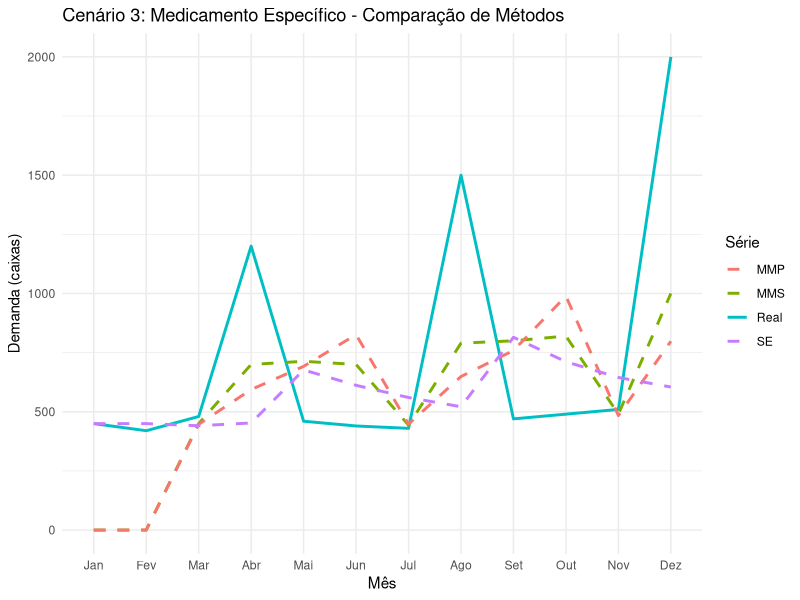
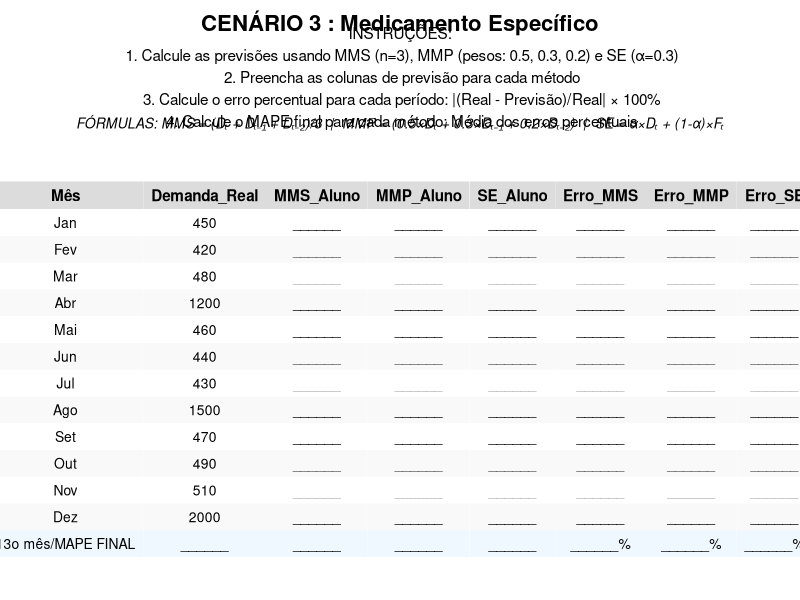
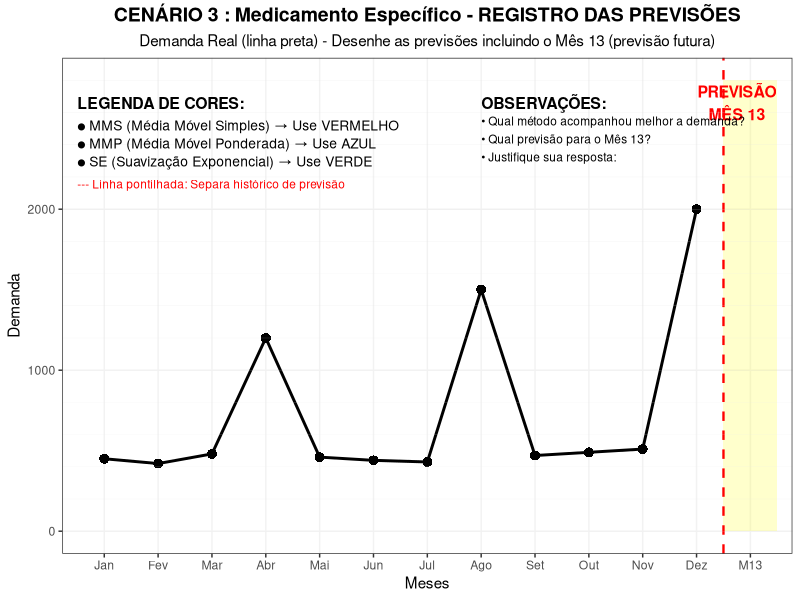

R code for these plots, in order:
## ---- chunk 1
# Carregar bibliotecas necessárias
library(dplyr)
library(kableExtra)
library(ggplot2)

# FUNÇÕES PARA CÁLCULO DOS MÉTODOS DE PREVISÃO ----------------------------

calcular_mms <- function(dados, n) {
  mms <- numeric(length(dados))
  for(i in n:length(dados)) {
    mms[i] <- mean(dados[(i-n+1):i])
  }
  return(mms)
}

calcular_mmp <- function(dados, pesos) {
  n <- length(pesos)
  mmp <- numeric(length(dados))
  for(i in n:length(dados)) {
    periodo <- dados[(i-n+1):i]
    mmp[i] <- sum(periodo * pesos) / sum(pesos)
  }
  return(mmp)
}

calcular_se <- function(dados, alpha) {
  se <- numeric(length(dados))
  se[1] <- dados[1]  # Inicialização
  for(i in 2:length(dados)) {
    se[i] <- alpha * dados[i-1] + (1-alpha) * se[i-1]
  }
  return(se)
}

calcular_mape <- function(real, previsao) {
  erro <- abs((real - previsao) / real)
  mape <- mean(erro, na.rm = TRUE) * 100
  return(round(mape, 2))
}
## ---- chunk 2

# CENÁRIO 3: MEDICAMENTO ESPECÍFICO ---------------------------------------

# Dados do Cenário 3
meses <- c("Jan", "Fev", "Mar", "Abr", "Mai", "Jun", "Jul", "Ago", "Set", "Out", "Nov", "Dez")
demanda3 <- c(450, 420, 480, 1200, 460, 440, 430, 1500, 470, 490, 510, 2000)

# Cálculos para Cenário 3
mms3 <- calcular_mms(demanda3, 3)
mmp3 <- calcular_mmp(demanda3, c(0.5, 0.3, 0.2))
se3 <- calcular_se(demanda3, 0.3)

# Criar dataframe para Cenário 3
df3 <- data.frame(
  Mês = meses,
  Demanda_Real = demanda3,
  MMS = round(mms3, 1),
  MMP = round(mmp3, 1),
  SE = round(se3, 1)
)

# Calcular MAPE para Cenário 3
mape_mms3 <- calcular_mape(demanda3[4:12], mms3[4:12])
mape_mmp3 <- calcular_mape(demanda3[4:12], mmp3[4:12])
mape_se3 <- calcular_mape(demanda3[2:12], se3[2:12])

# Tabela HTML para Cenário 3
kable(df3, caption = "Cenário 3: Medicamento Específico - Previsões de Demanda") %>%
  kable_styling(bootstrap_options = c("striped", "hover"), full_width = FALSE) %>%
  add_header_above(c(" " = 2, "Métodos de Previsão" = 3)) %>%
  footnote(general = paste("MAPE - MMS:", mape_mms3, "%, MMP:", mape_mmp3, "%, SE:", mape_se3, "%"))

# Gráfico para Cenário 3
ggplot(df3, aes(x = factor(Mês, levels = meses))) +
  geom_line(aes(y = Demanda_Real, group = 1, color = "Real"), size = 1) +
  geom_line(aes(y = MMS, group = 1, color = "MMS"), size = 1, linetype = "dashed", na.rm = TRUE) +
  geom_line(aes(y = MMP, group = 1, color = "MMP"), size = 1, linetype = "dashed", na.rm = TRUE) +
  geom_line(aes(y = SE, group = 1, color = "SE"), size = 1, linetype = "dashed", na.rm = TRUE) +
  labs(title = "Cenário 3: Medicamento Específico - Comparação de Métodos",
       x = "Mês", y = "Demanda (caixas)", color = "Série") +
  theme_minimal()

## ---- chunk 3
# LAYOUT DE IMPRESSÃO EM DUAS PÁGINAS - TABELA CORRIGIDA ------------------

library(gridExtra)
library(grid)
library(ggplot2)
library(dplyr)

# FUNÇÃO PARA PÁGINA 1: DADOS E CÁLCULOS COM CAMPOS VAZIOS -----------------
criar_pagina1_calculos <- function(cenario_num, titulo, descricao, dados_reais) {
  
  # Criar dataframe com campos vazios para preenchimento
  dados_preenchimento <- data.frame(
    Mês = dados_reais$Mês,
    Demanda_Real = dados_reais$Demanda_Real,
    MMS_Aluno = rep("______", 12),
    MMP_Aluno = rep("______", 12),
    SE_Aluno = rep("______", 12),
    Erro_MMS = rep("______", 12),
    Erro_MMP = rep("______", 12),
    Erro_SE = rep("______", 12)
  )
  
  # Adicionar linha para totais e MAPE
  dados_completos <- rbind(
    dados_preenchimento,
    data.frame(
      Mês = "13o mês/MAPE FINAL",
      Demanda_Real = "______",
      MMS_Aluno = "______",
      MMP_Aluno = "______",
      SE_Aluno = "______",
      Erro_MMS = "______%",
      Erro_MMP = "______%", 
      Erro_SE = "______%"
    )
  )
  
  # Criar tabela formatada com campos vazios
  tabela_calculos <- tableGrob(dados_completos, 
                              rows = NULL,
                              theme = ttheme_minimal(
                                base_size = 10,
                                core = list(
                                  fg_params = list(hjust = 0.5, x = 0.5),
                                  bg_params = list(fill = c(rep(c("white", "#f9f9f9"), 6), "#f0f8ff"))
                                ),
                                colhead = list(
                                  fg_params = list(fontface = "bold", fontsize = 11),
                                  bg_params = list(fill = "lightgray", alpha = 0.8)
                                )
                              ))
  
  # Adicionar título e instruções
  titulo_page1 <- textGrob(paste("CENÁRIO", cenario_num, ":", titulo), 
                          gp = gpar(fontsize = 16, fontface = "bold"))
  
  instrucoes <- textGrob(
    paste("INSTRUÇÕES:\n",
          "1. Calcule as previsões usando MMS (n=3), MMP (pesos: 0.5, 0.3, 0.2) e SE (α=0.3)\n",
          "2. Preencha as colunas de previsão para cada método\n", 
          "3. Calcule o erro percentual para cada período: |(Real - Previsão)/Real| × 100%\n",
          "4. Calcule o MAPE final para cada método: Média dos erros percentuais"),
    gp = gpar(fontsize = 11, lineheight = 1.2)
  )
  
   # Fórmulas para referência
   formulas <- textGrob(
     "FÓRMULAS: MMS = (Dₜ + Dₜ₋₁ + Dₜ₋₂)/3  |  MMP = (0.5×Dₜ + 0.3×Dₜ₋₁ + 0.2×Dₜ₋₂)  |  SE = α×Dₜ + (1-α)×Fₜ",
     gp = gpar(fontsize = 10, fontface = "italic")
   )
  
  # Layout da página 1
  grid.arrange(
    titulo_page1,
    instrucoes,
    formulas,
    tabela_calculos,
    nrow = 4,
    heights = c(0.3, 0.4, 0.2, 3)
  )
}

# FUNÇÃO PARA PÁGINA 2: GRÁFICO DE PREVISÕES ------------------------------
#----------------------
criar_pagina2_grafico <- function(cenario_num, titulo, dados_reais) {
  
  # Adicionar o 13º mês para previsão
  meses_completos <- c(dados_reais$Mês, "M13")
  x_breaks <- 1:13
  x_labels <- meses_completos
  
  # Calcular limite y considerando possível aumento na previsão
  y_max <- max(dados_reais$Demanda_Real) * 1.4
  
  # Criar gráfico com eixos e pontos da demanda real
  grafico_previsoes <- ggplot() +
    # Grade de fundo
    theme_bw() +
    
    # Eixos e limites - agora até 13 meses
    scale_x_continuous(breaks = 1:13, labels = meses_completos, expand = c(0.02, 0.02)) +
    scale_y_continuous(limits = c(0, y_max)) +
    
    # Pontos da demanda real (apenas até o 12º mês)
    geom_point(aes(x = 1:12, y = dados_reais$Demanda_Real), 
               size = 3, color = "black", shape = 16) +
    
    # Linha da demanda real (apenas até o 12º mês)
    geom_line(aes(x = 1:12, y = dados_reais$Demanda_Real), 
              color = "black", size = 1, linetype = "solid") +
    
    # Área sombreada para indicar período de previsão futura (mês 13)
    annotate("rect", xmin = 12.5, xmax = 13.5, ymin = 0, ymax = y_max,
             fill = "yellow", alpha = 0.2) +
    
    # Linha vertical para separar histórico de previsão
    geom_vline(xintercept = 12.5, linetype = "dashed", color = "red", size = 0.8) +
    
    # Texto indicando área de previsão
    annotate("text", x = 12.75, y = y_max * 0.95, 
             label = "PREVISÃO\nMÊS 13", 
             color = "red", fontface = "bold", size = 4, hjust = 0.5) +
    
    # Áreas para desenhar as previsões (linhas tracejadas como guia)
    geom_hline(yintercept = seq(0, y_max, length.out = 15), 
               color = "gray90", size = 0.1, alpha = 0.5) +
    
    # Títulos e labels
    labs(
      title = paste("CENÁRIO", cenario_num, ":", titulo, "- REGISTRO DAS PREVISÕES"),
      subtitle = "Demanda Real (linha preta) - Desenhe as previsões incluindo o Mês 13 (previsão futura)",
      x = "Meses",
      y = "Demanda"
    ) +
    
    # Tema
    theme(
      plot.title = element_text(hjust = 0.5, face = "bold", size = 14),
      plot.subtitle = element_text(hjust = 0.5, size = 11),
      panel.grid.major = element_line(color = "gray95"),
      panel.grid.minor = element_blank()
    ) +
    
    # Legenda interativa para cores
    annotate("text", x = 0.5, y = y_max * 0.95, 
             label = "LEGENDA DE CORES:", hjust = 0, fontface = "bold", size = 4) +
    annotate("text", x = 0.5, y = y_max * 0.90, 
             label = "● MMS (Média Móvel Simples) → Use VERMELHO", hjust = 0, size = 3.5) +
    annotate("text", x = 0.5, y = y_max * 0.86, 
             label = "● MMP (Média Móvel Ponderada) → Use AZUL", hjust = 0, size = 3.5) +
    annotate("text", x = 0.5, y = y_max * 0.82, 
             label = "● SE (Suavização Exponencial) → Use VERDE", hjust = 0, size = 3.5) +
    annotate("text", x = 0.5, y = y_max * 0.77, 
             label = "--- Linha pontilhada: Separa histórico de previsão", 
             hjust = 0, size = 3, color = "red") +
    
    # Espaço para anotações
    annotate("text", x = 8, y = y_max * 0.95, 
             label = "OBSERVAÇÕES:", hjust = 0, fontface = "bold", size = 4) +
    annotate("text", x = 8, y = y_max * 0.91, 
             label = "• Qual método acompanhou melhor a demanda?", hjust = 0, size = 3) +
    annotate("text", x = 8, y = y_max * 0.87, 
             label = "• Qual previsão para o Mês 13?", hjust = 0, size = 3) +
    annotate("text", x = 8, y = y_max * 0.83, 
             label = "• Justifique sua resposta:", hjust = 0, size = 3) 

  
  return(grafico_previsoes)
}


# VERSÃO COMBINADA (DUAS PÁGINAS EM UM PDF) -------------------------------

criar_pdf_completo <- function(cenario_num, titulo, dados_reais, nome_arquivo) {
  
  pdf(nome_arquivo, width = 11, height = 8.5)
  
  # Página 1 - Cálculos
  criar_pagina1_calculos(cenario_num, titulo, "", dados_reais)
  
  # Página 2 - Gráfico
  print(criar_pagina2_grafico(cenario_num, titulo, dados_reais))
  
  dev.off()
}

# Gerar PDFs completos
criar_pdf_completo(3, "Medicamento Específico", df3, "Cenario3_Medicamento_Completo.pdf")
